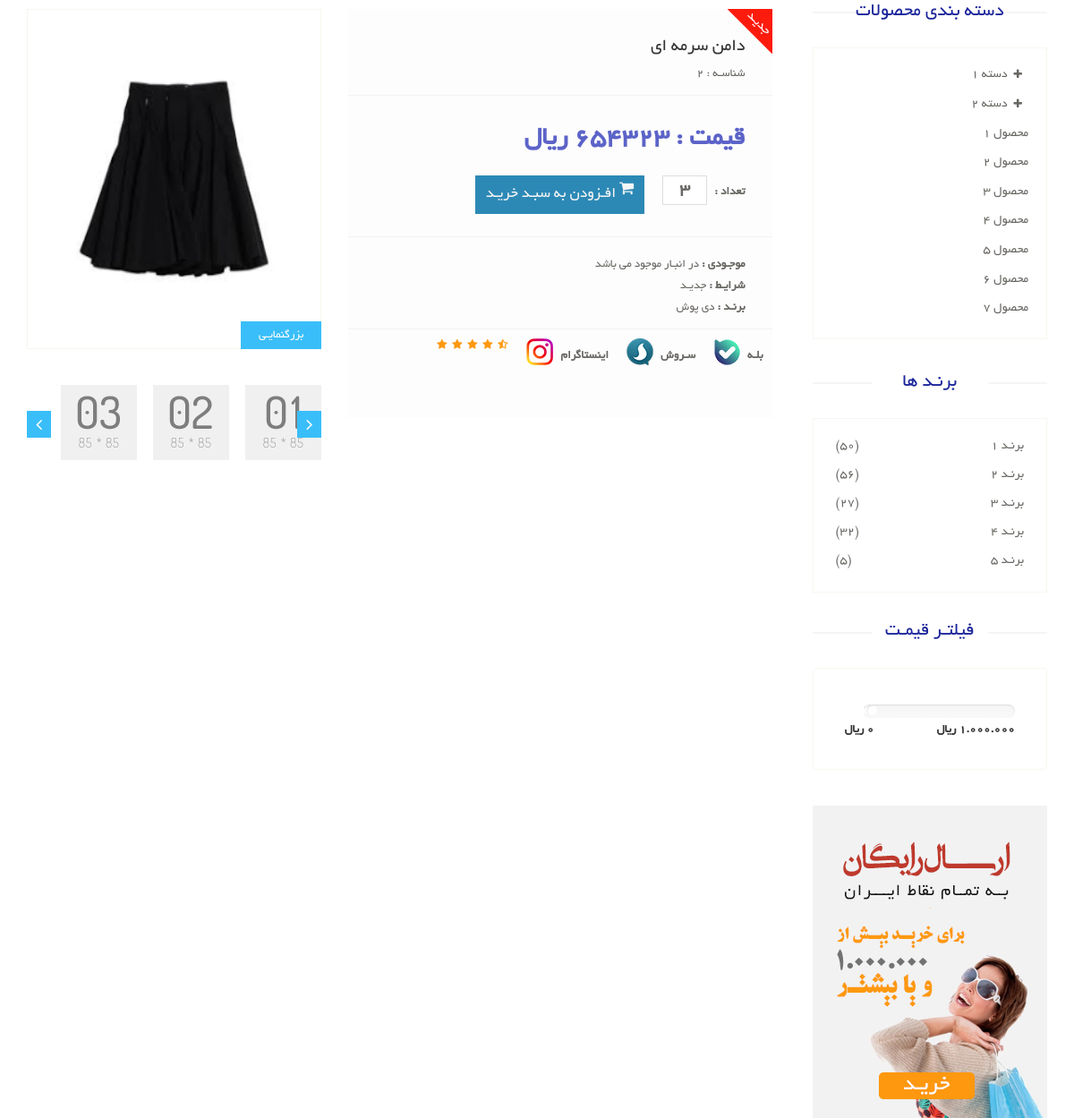
Page /products/daman-2 on the committed database.
### product_module/models.py (models this page shows, shortened)
class Product(models.Model):
    image = models.ImageField(upload_to='upload/product/', null=True, blank=True)
    title = models.CharField(max_length=300, verbose_name='نام محصول')
    category = models.ManyToManyField(
        ProductCategory,
        related_name='product_categories',
        verbose_name='دسته بندی ها')
    brand = models.ForeignKey(ProductBrand, on_delete=models.CASCADE, verbose_name='برند', null=True, blank=True)
    price = models.IntegerField(verbose_name='قیمت')
    short_description = models.CharField(max_length=360, db_index=True, null=True, verbose_name='توضیحات کوتاه')
    description = models.TextField(verbose_name='توضیحات اصلی', db_index=True)
    slug = models.SlugField(default="", null=False, db_index=True, blank=True, max_length=200, unique=True,
                            verbose_name='عنوان در url')
    is_active = models.BooleanField(default=False, verbose_name='فعال / غیرفعال')
    is_delete = models.BooleanField(verbose_name='حذف شده / نشده')
    class Meta:
        verbose_name = 'محصول'
        verbose_name_plural = 'محصولات'

class ProductBrand(models.Model):
    title = models.CharField(max_length=300, verbose_name='نام برند', db_index=True)
    is_active = models.BooleanField(verbose_name='فعال / غیرفعال')
    class Meta:
        verbose_name = 'برند'
        verbose_name_plural = 'برند ها'

### product_module/views.py (the view)
# urls.py: path('<slug:slug>', views.ProductDetailView.as_view(), name='product-detail'),
class ProductDetailView(DetailView):
    template_name = 'product_module/product_detail.html'
    model = Product

### product_module/templates/product_module/product_detail.html (shortened to what this page needs)
{% extends 'shared/_layout.html' %}
{% block content %}
    <section>
        <div class="container">
            <div class="row">
                <div class="col-sm-9 padding-right">
                    <div class="product-details">
                        <div class="col-sm-5">
                            <div class="view-product">
                                {% if object.image %}
                                    <img src="{{ object.image.url }}" alt="تصویر">
                                {% else %}
                                    <img src="/static/images/product-details/1.jpg" alt="">
                                {% endif %}
                                <h3>بزرگنمایـی</h3>
                            </div>
                            <div id="similar-product" class="carousel slide" data-ride="carousel">
                                <div class="carousel-inner">
                                    <div class="item active">
                                        <a href=""><img src="/static/images/product-details/similar1.jpg" alt=""></a>
                                        <a href=""><img src="/static/images/product-details/similar2.jpg" alt=""></a>
                                        <a href=""><img src="/static/images/product-details/similar3.jpg" alt=""></a>
                                    </div>
                                </div>
                                <a class="right item-control" href="#similar-product" data-slide="next">
                                    <i class="fa fa-angle-right"></i>
                                </a>
                                <a class="left item-control" href="#similar-product" data-slide="prev">
                                    <i class="fa fa-angle-left"></i>
                                </a>
                            </div>
                        </div>
                        <div class="col-sm-7">
                            <div class="product-information">
                                <img src="/static/images/product-details/new.png" class="newarrival" alt="">
                                <div>
                                    <h2>{{ product.title }}</h2>
                                    <p>شناسـه : {{ product.id }}</p>
                                </div>
                                <div>
									<span>
										<span style="color:#5c63c8">قیمت : {{ product.price }} ريال</span>
									</span>
                                    <span>
										<label>تعداد :</label>
										<input type="text" value="3" class="search_box">
										<button type="button" class="btn btn-fefault cart">
                                            <p style="color: whitesmoke">
                                                <i  class="fa fa-shopping-cart"></i>
                                        		افـزودن به سبـد خریـد
                                            </p>
										</button>
									</span>
                                </div>
                                <div>
                                    <p><b>موجـودی :</b> در انبـار موجود می باشد</p>
                                    <p><b>شرایـط :</b> جدیـد</p>
                                    {% if product.brand %}
                                        <p><b>برنـد :</b> {{ product.brand.title }} </p>
                                    {% endif %}
                                </div>
                                <span class="socials-share share">
									<ul>
										<a href="#">
											<li>
												<label>بلـه</label>
												<img src="/static/images/product-details/Bale.png">
											</li>
										</a>
										<a href="#">
											<li>
												<label>سـروش</label>
												<img src="/static/images/product-details/Soroush.png">
											</li>
										</a>
										<a href="#">
											<li>
												<label>اینستاگرام</label>
												<img src="/static/images/product-details/Instagram.png">
											</li>
										</a>
										<li><img src="/static/images/product-details/rating.png" alt=""></li>
									</ul>
								</span>
                            </div>
                        </div>
                    </div>
              <div>
                                      <div class="recommended_items">
                    </div>
              </div>
                </div>
                <div class="col-sm-3">
                    <div class="left-sidebar">
                        <h2 style="color:#1c269b">دسته بندی محصولات</h2>
                        <div class="panel-group category-products" id="accordian">
                            <div class="panel panel-default">
                                <div class="panel-heading">
                                    <h4 class="panel-title">
                                        <a data-toggle="collapse" data-parent="#accordian" href="#sportswear">
                                            <span class="badge pull-right"><i class="fa fa-plus"></i></span>
                                            دسته 1
                                        </a>
                                    </h4>
                                </div>
                            </div>
                            <div class="panel panel-default">
                                <div class="panel-heading">
                                    <h4 class="panel-title">
                                        <a data-toggle="collapse" data-parent="#accordian" href="#mens">
                                            <span class="badge pull-right"><i class="fa fa-plus"></i></span>
                                            دسته 2
                                        </a>
                                    </h4>
                                </div>
                            </div>
                            <div class="panel panel-default">
                                <div class="panel-heading">
                                    <h4 class="panel-title"><a href="#">محصول 1</a></h4>
                                </div>
                            </div>
                            <div class="panel panel-default">
                                <div class="panel-heading">
                                    <h4 class="panel-title"><a href="#">محصول 2</a></h4>
                                </div>
                            </div>
                            <div class="panel panel-default">
                                <div class="panel-heading">
                                    <h4 class="panel-title"><a href="#">محصول 3</a></h4>
                                </div>
                            </div>
                            <div class="panel panel-default">
                                <div class="panel-heading">
                                    <h4 class="panel-title"><a href="#">محصول 4</a></h4>
                                </div>
                            </div>
                            <div class="panel panel-default">
                                <div class="panel-heading">
                                    <h4 class="panel-title"><a href="#">محصول 5</a></h4>
                                </div>
                            </div>
                            <div class="panel panel-default">
                                <div class="panel-heading">
                                    <h4 class="panel-title"><a href="#">محصول 6</a></h4>
                                </div>
                            </div>
                            <div class="panel panel-default">
                                <div class="panel-heading">
                                    <h4 class="panel-title"><a href="#">محصول 7</a></h4>
                                </div>
                            </div>
                        </div>
                        <div class="brands_products">
                            <h2 style="color:#1c269b">برنـد ها</h2>
                            <div class="brands-name">
                                <ul class="nav nav-pills nav-stacked">
                                    <li><a href=""> <span class="pull-left">(50)</span>برنـد 1</a></li>
                                    <li><a href=""> <span class="pull-left">(56)</span>برنـد 2</a></li>
                                    <li><a href=""> <span class="pull-left">(27)</span>برنـد 3</a></li>
                                    <li><a href=""> <span class="pull-left">(32)</span>برنـد 4</a></li>
                                    <li><a href=""> <span class="pull-left">(5)</span>برنـد 5</a></li>
                                </ul>
                            </div>
                        </div>
                        <div class="price-range">
                            <h2 style="color:#1c269b">فیلتـر قیمـت</h2>
                            <div class="well">
                                <div class="slider slider-horizontal" style="width: 170px;">
                                           id="sl2" style=""></div>
                                <br>
                                <b>1.000.000 ريال</b> <b class="pull-left">0 ريال</b>
                            </div>
                        </div>
                        <div class="shipping text-center">
                            <img src="/static/images/home/shipping.jpg" alt="">
                        </div>
                    </div>
                </div>
            </div>
        </div>
    </section>
{% endblock %}

### templates/shared/_layout.html (shortened to what this page needs)
{% load render_partial %}
<!DOCTYPE html>
<html lang="en">
<head>
    {% include 'shared/header_references.html' %}
</head>
<body>
{% block content %}{% endblock %}
</body>
</html>

### templates/shared/header_references.html (shortened to what this page needs)
<link href="/static/css/bootstrap1.min.css" rel="stylesheet">
<link href="/static/css/font-awesome1.min.css" rel="stylesheet">
<link href="/static/css/prettyPhoto1.css" rel="stylesheet">
<link href="/static/css/price-range1.css" rel="stylesheet">
<link href="/static/css/animate1.css" rel="stylesheet">
<link href="/static/css/main1.css" rel="stylesheet">
<link href="/static/css/responsive1.css" rel="stylesheet">
<link href="/static/css/custom.css" rel="stylesheet">

### static/css/price-range1.css (style rules this page uses)
.slider { display: inline-block; vertical-align: middle; position: relative; }
.slider.slider-horizontal { width: 210px; height: 20px; }

### rows in the picture
Product: image (picture), title "دامن سرمه ای", id "2", price "654323", brand "دی پوش"
